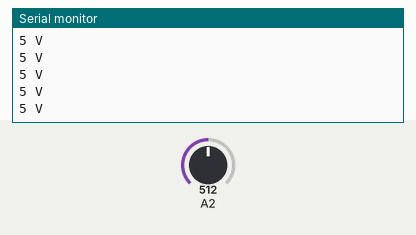
This sketch was run on a simulated Arduino Uno, built with avr-gcc and run on an emulated ATmega328P. Parts: the last lines printed to the serial monitor. The inputs (shaded band) are chosen by the test bench; at power-on: A2 = 512.

Above: at 1.2 s.
1.3 s: A2 set to 716
At 2.0 s:
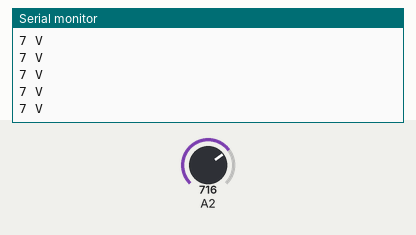
2.8 s: A2 set to 900
At 3.8 s:
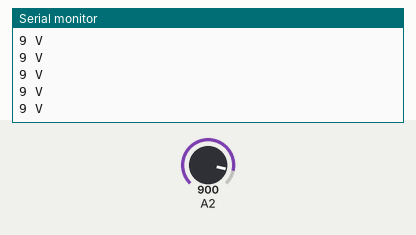
Timing chart, 0 to 5.8 s (numbered marks = the images above; inputs shaded):
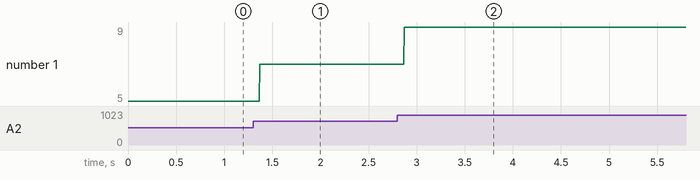

Measured:
- after the input at 1.3 s, the serial monitor: prints a new line after 0.07 s (image 1)
- after the input at 2.8 s, the serial monitor: prints a new line after 0.07 s (image 2)
- plotted number 1: 5 → 7 after the input at 1.3 s, 7 → 9 after the input at 2.8 s

The sketch:

new_volt.ino
```cpp
/*--------------------------------------------------------------
  Program:      volt_measure

  Description:  Reads value on analog input A2 and calculates
                the voltage assuming that a voltage divider
                network on the pin divides by 11.

  Hardware:     Arduino Uno with voltage divider on A2.

  Software:     Developed using Arduino 1.0.5 software
                Should be compatible with Arduino 1.0 +

  Date:         14 Sept 2016

  Author:       Ritesham Shastri, www.rapidcode.co.in
--------------------------------------------------------------*/

// number of analog samples to take per reading
//#define NUM_SAMPLES 10

//int sum = 0;                    // sum of samples taken
//unsigned char sample_count = 0; // current sample number
//float voltage = 0.0;            // calculated voltage
//
void setup()
{
    Serial.begin(9600);
}

void loop()
{
    // take a number of analog samples and add them up
  //  while (sample_count < NUM_SAMPLES) {
  //      sum += analogRead(A2);
  //      sample_count++;
  //      delay(10);
 //   }
    // calculate the voltage
    // use 5.0 for a 5.0V ADC reference voltage
    // 5.015V is the calibrated reference voltage
//    voltage = ((float)sum / (float)NUM_SAMPLES * 5.015) / 1024.0;
    // send voltage for display on Serial Monitor
    // voltage multiplied by 11 when using voltage divider that
    // divides by 11. 11.132 is the calibrated voltage divide
    // value
//    Serial.print(voltage * 11.132);

    Serial.print(analogRead(A2)/100);
   Serial.println (" V");
 //   sample_count = 0;
//    sum = 0;
}
```
